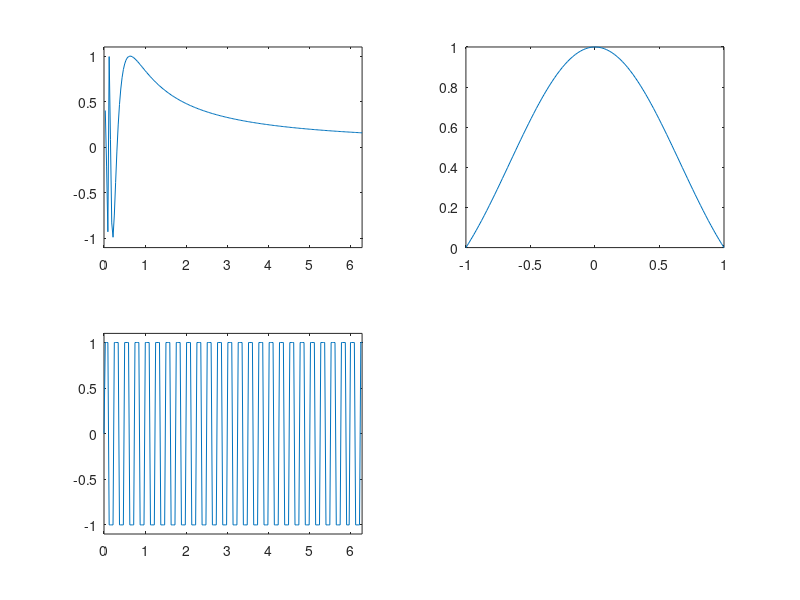

This chart was generated by the following MATLAB code:
clearvars;
close all;

x = 0:pi*0.01:2*pi;
y=sin(1./x);
y2=sign(sin(8*pi*x));
% fin = sinc()
x2 = linspace(-0.5,0.5);

subplot(221);
plot(x,y);
xlim([0 2*pi])
ylim([-1.1 1.1]);
subplot(223);
plot(x,y2);
xlim([0 2*pi])
ylim([-1.1 1.1]);
subplot(222);
t = linspace(-1,1);
y3 = sinc(t);
plot(t,y3);
